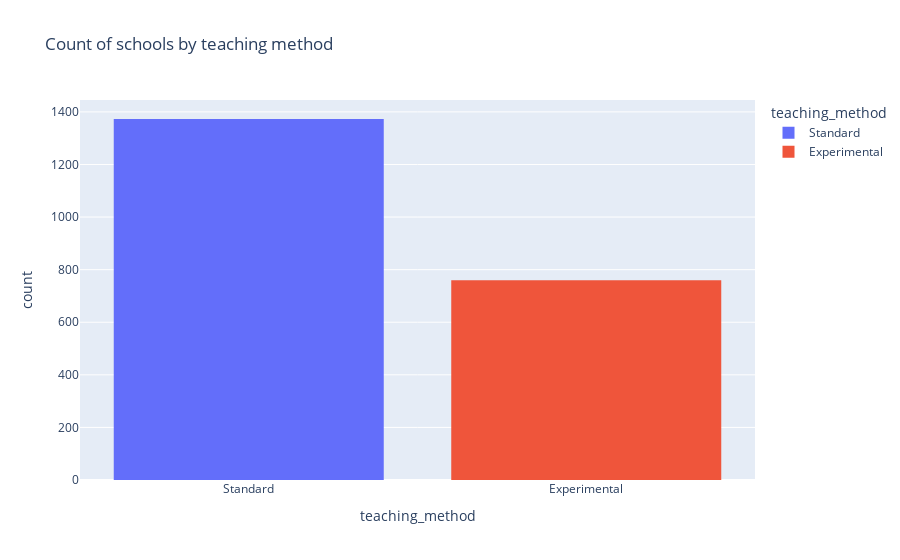

Notebook cell for this chart:
### Code cell
fig = px.histogram(data, x='teaching_method', title="Count of schools by teaching method", color = 'teaching_method')
fig.show()

### Figure 1 — Plotly figure (JSON) as saved in the notebook; plotly's stock layout.template omitted (floating-point values rounded to 4 significant figures; data arrays with more than 128 entries replaced by an {"elided": "..."} marker saying what was removed)
{"data": [{"alignmentgroup": "True", "bingroup": "x", "hovertemplate": "teaching_method=%{x}<br>count=%{y}<extra></extra>", "legendgroup": "Standard", "marker": {"color": "#636efa"}, "name": "Standard", "offsetgroup": "Standard", "orientation": "v", "showlegend": true, "type": "histogram", "x": {"elided": "1373 str values"}, "xaxis": "x", "yaxis": "y"}, {"alignmentgroup": "True", "bingroup": "x", "hovertemplate": "teaching_method=%{x}<br>count=%{y}<extra></extra>", "legendgroup": "Experimental", "marker": {"color": "#EF553B"}, "name": "Experimental", "offsetgroup": "Experimental", "orientation": "v", "showlegend": true, "type": "histogram", "x": {"elided": "760 str values"}, "xaxis": "x", "yaxis": "y"}], "layout": {"barmode": "relative", "legend": {"title": {"text": "teaching_method"}, "tracegroupgap": 0}, "title": {"text": "Count of schools by teaching method"}, "xaxis": {"anchor": "y", "categoryarray": ["Standard", "Experimental"], "categoryorder": "array", "domain": [0, 1], "title": {"text": "teaching_method"}}, "yaxis": {"anchor": "x", "domain": [0, 1], "title": {"text": "count"}}}}
